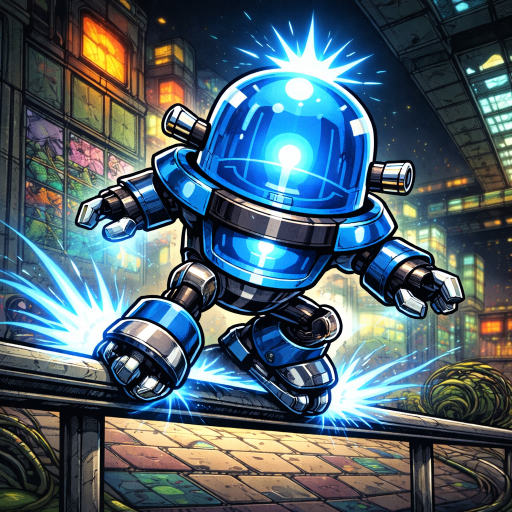
#> input picture assets/art/blue_diodebot.png, 1024 x 1024 px (shown at 1/2 size); its folder holds 4 pictures in this run
$ python generate_card_thumbs.py
#> lines starting #> are read from the running program, lines starting #| are printed output that depends on the picture
"""Generate small WebP thumbnails for every card art PNG.

Card art originals are 1024x1024 PNGs (1.5-3 MB each); the in-game UI
renders them at ~280x420. Decoding multi-megapixel images for tiny
tiles is the main cause of perceived "image lag" during slam-in
animations and renders. This script writes a sibling
`<card_id>.thumb.webp` (~50 KB each) that the in-game JS renderers
load instead. The full PNG stays for tooltip lazy-loading.

Re-run any time card art is added or replaced. Idempotent.
"""
from __future__ import annotations

from pathlib import Path

from PIL import Image

ART_DIR = Path(__file__).resolve().parents[1] / "src" / "grid_tactics" / "server" / "static" / "art"
THUMB_MAX = 512
WEBP_QUALITY = 82


def main() -> None:
    pngs = sorted(p for p in ART_DIR.iterdir() if p.suffix.lower() == ".png")
    total_in = 0
    total_out = 0
    skipped = 0
    written = 0
    for src in pngs:
        dst = src.with_suffix(".thumb.webp")
        src_size = src.stat().st_size
        if dst.exists() and dst.stat().st_mtime >= src.stat().st_mtime:
            total_in += src_size
            total_out += dst.stat().st_size
            skipped += 1
            continue
        with Image.open(src) as im:
#> im is the input picture: PIL image 1024x1024 RGB; mean R, G, B 78.2, 97.5, 107.7
            im = im.convert("RGB") if im.mode != "RGB" else im
            im.thumbnail((THUMB_MAX, THUMB_MAX), Image.Resampling.LANCZOS)
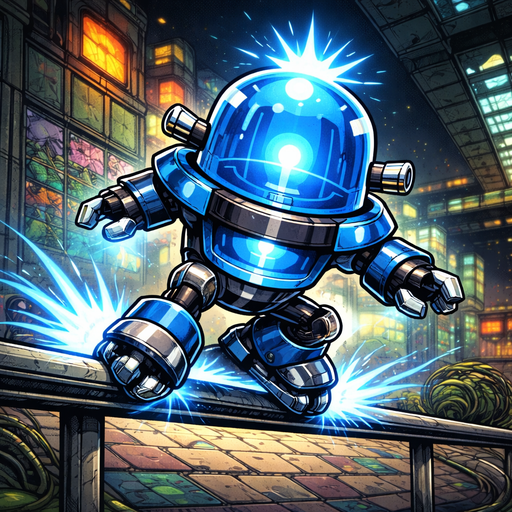
#> im: PIL image 512x512 RGB; mean R, G, B 78.2, 97.5, 107.6
            im.save(dst, "WEBP", quality=WEBP_QUALITY, method=6)
        total_in += src_size
        total_out += dst.stat().st_size
        written += 1
        print(f"  {src.name:40s} {src_size/1024:6.0f} KB  ->  {dst.name:45s} {dst.stat().st_size/1024:5.0f} KB")
#> pass 2 of the loop in main, `for src in pngs:`:
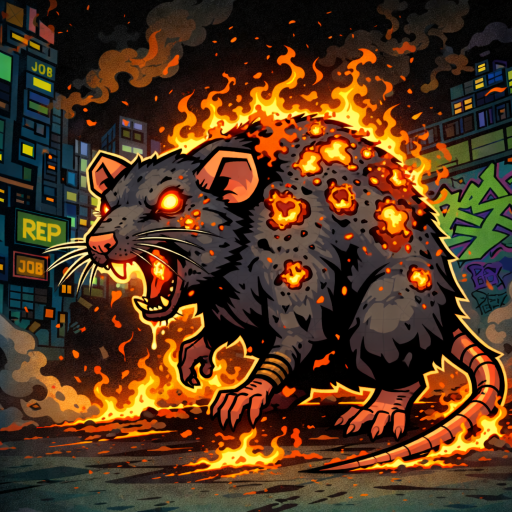
#> input picture assets/art/emberplague_rat.png, 1024 x 1024 px (shown at 1/2 size)
#> in main, im is the input picture: PIL image 1024x1024 RGB; mean R, G, B 84.2, 54.5, 29.4
#> in main, `im.thumbnail((THUMB_MAX, THUMB_MAX), Image.Resampling.LANCZOS)`:
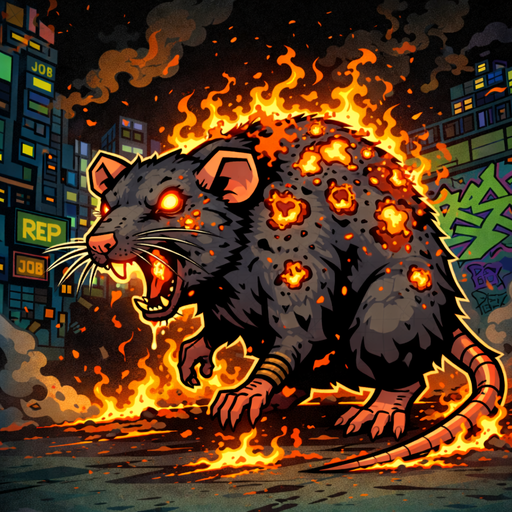
#> im: PIL image 512x512 RGB; mean R, G, B 84.2, 54.5, 29.4
#> pass 3 of the loop in main, `for src in pngs:`:
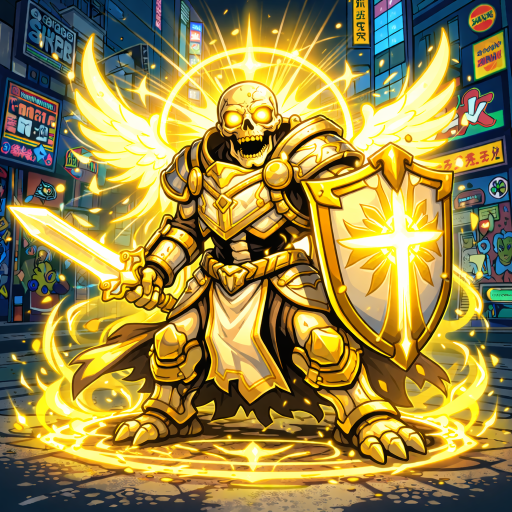
#> input picture assets/art/fallen_paladin.png, 1024 x 1024 px (shown at 1/2 size)
#> in main, im is the input picture: PIL image 1024x1024 RGB; mean R, G, B 154.1, 137, 71.2
#> in main, `im.thumbnail((THUMB_MAX, THUMB_MAX), Image.Resampling.LANCZOS)`:
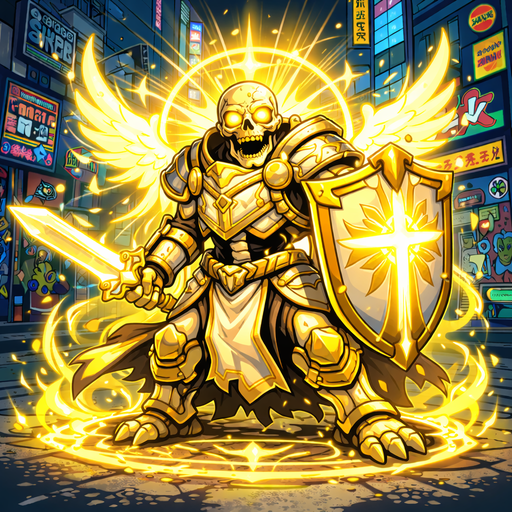
#> im: PIL image 512x512 RGB; mean R, G, B 154, 136.9, 71.3
#> the loop made 4 passes; the first 3 are shown
    print()
    print(f"Wrote {written} thumbnails, skipped {skipped} up-to-date.")
    print(f"Originals: {total_in/1024/1024:.1f} MB    Thumbnails: {total_out/1024/1024:.1f} MB    Saving: {(1 - total_out/total_in)*100:.0f}%")


if __name__ == "__main__":
    main()
